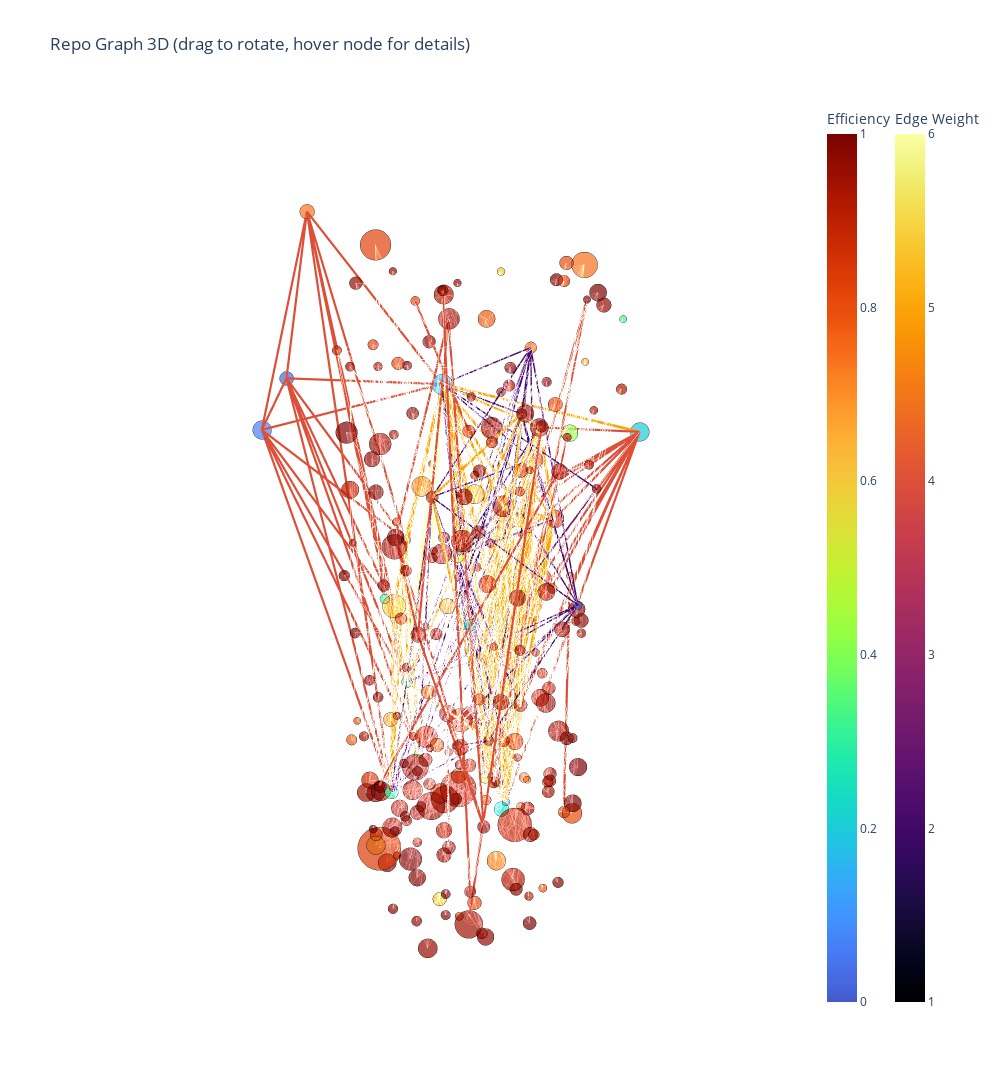

The notebook cell this image was saved under:
### Code cell
import networkx as nx
import numpy as np
from collections import defaultdict
import random
import plotly.graph_objects as go
import matplotlib.pyplot as plt
from matplotlib.colors import LinearSegmentedColormap


# ---------- 0. matplotlib colormap -> plotly colorscale ----------
def mpl_to_plotly(cmap, n=256):
    xs = np.linspace(0, 1, n)
    colors = cmap(xs)
    scale = []
    for x, (r, g, b, a) in zip(xs, colors):
        scale.append([float(x),
                      f"rgb({int(r*255)},{int(g*255)},{int(b*255)})"])
    return scale

# colormap：turbo 
base = plt.cm.turbo
colors_turbo = base(np.linspace(0.1, 1.00, 256))
turbo_green_red = LinearSegmentedColormap.from_list(
    "turbo_green_red", colors_turbo
)
node_colorscale = mpl_to_plotly(turbo_green_red)

# edge inferno（
edge_cmap = plt.cm.inferno
edge_colorscale = mpl_to_plotly(edge_cmap)

# ---------- 1. setting 3d point position ----------
pos2d = nx.spring_layout(G, seed=42, k=1.0, iterations=75)

pos3d = {}
for n, (x, y) in pos2d.items():
    z = np.random.uniform(-1, 1)  # z 
    pos3d[n] = (x, y, z)

# ---------- 2. setting edge for display, the edge number is too big, for edge with weight 5, we are randomly displaying 5 for each node ----------
edges_data = list(G.edges(data=True))

strong_edges = []             # weight >= 2
weak_incident = defaultdict(list)
edge_attr = {}

for u, v, d in edges_data:
    w = d.get("weight", 1)
    key = tuple(sorted((u, v)))
    edge_attr[key] = (u, v, d)

    if w >= 2:
        strong_edges.append((u, v, d))
    elif w == 1:
        weak_incident[u].append(key)
        weak_incident[v].append(key)

chosen_weak_keys = set()
max_weak_per_node = 5
random.seed(42)

for node, edge_keys in weak_incident.items():
    if len(edge_keys) <= max_weak_per_node:
        chosen = edge_keys
    else:
        chosen = random.sample(edge_keys, max_weak_per_node)
    chosen_weak_keys.update(chosen)

weak_edges_selected = [edge_attr[key] for key in chosen_weak_keys]

# ---------- 3. normalize edge weight for coloring ----------
all_w = np.array([d.get("weight", 1) for _, _, d in edges_data])
w_min, w_max = all_w.min(), all_w.max()

def norm_w(w):
    return (w - w_min) / (w_max - w_min + 1e-9)

# ---------- 4. weak edge trace（ 3D trace） ----------
edge_x_weak, edge_y_weak, edge_z_weak = [], [], []

for u, v, d in weak_edges_selected:
    x0, y0, z0 = pos3d[u]
    x1, y1, z1 = pos3d[v]
    edge_x_weak += [x0, x1, None]
    edge_y_weak += [y0, y1, None]
    edge_z_weak += [z0, z1, None]

edge_trace_weak = go.Scatter3d(
    x=edge_x_weak,
    y=edge_y_weak,
    z=edge_z_weak,
    mode='lines',
    line=dict(width=1, color='rgba(200,200,200,0.25)'),
    hoverinfo='none',
    showlegend=False
)

# ---------- 5. strong edge trace：3D  ----------
strong_edge_traces = []

for u, v, d in strong_edges:
    x0, y0, z0 = pos3d[u]
    x1, y1, z1 = pos3d[v]
    w = d.get("weight", 1)
    nw = norm_w(w)

    rgba = edge_cmap(nw)
    color_str = f"rgba({int(rgba[0]*255)},{int(rgba[1]*255)},{int(rgba[2]*255)},{rgba[3]:.2f})"

    trace = go.Scatter3d(
        x=[x0, x1],
        y=[y0, y1],
        z=[z0, z1],
        mode='lines',
        line=dict(
            width=2.0 + 4 * nw,
            color=color_str
        ),
        hoverinfo='none',
        showlegend=False
    )
    strong_edge_traces.append(trace)

# ---------- 6. node  ----------
nodes = list(G.nodes())
x_nodes = [pos3d[n][0] for n in nodes]
y_nodes = [pos3d[n][1] for n in nodes]
z_nodes = [pos3d[n][2] for n in nodes]

eff = np.array([G.nodes[n].get("Efficiency", 0) for n in nodes])
e_min, e_max = eff.min(), eff.max()
norm_eff = (eff - e_min) / (e_max - e_min + 1e-9)
gamma = 0.8
norm_eff_adj = norm_eff ** gamma   # 0~1，

pop = np.array([G.nodes[n].get("Popularity", 0) for n in nodes])
pop_scaled = 5 + 25 * (pop - pop.min()) / (pop.max() - pop.min() + 1e-9)

hover_text = [
    f"id: {n}<br>Efficiency: {G.nodes[n].get('Efficiency', 0):.2f}"
    f"<br>Popularity: {G.nodes[n].get('Popularity', 0):.2f}"
    for n in nodes
]

# ---------- 7. nodes 3D trace ----------
node_trace = go.Scatter3d(
    x=x_nodes,
    y=y_nodes,
    z=z_nodes,
    mode='markers',
    hoverinfo='text',
    text=hover_text,
    marker=dict(
        size=pop_scaled,
        color=norm_eff_adj,           # 0~1
        colorscale=node_colorscale,   # 浅绿 -> 红
        cmin=0, cmax=1,
        line=dict(width=0.5, color='black'),
        colorbar=dict(
            title="Efficiency",
            x=1.08
        )
    ),
    showlegend=False
)

# Edge Weight 
edge_colorbar_dummy = go.Scatter3d(
    x=[None],
    y=[None],
    z=[None],
    mode='markers',
    marker=dict(
        size=0,
        color=[w_min, w_max],
        colorscale=edge_colorscale,
        cmin=w_min,
        cmax=w_max,
        colorbar=dict(
            title="Edge Weight",
            x=1.18
        )
    ),
    showlegend=False,
    hoverinfo='none'
)

# ---------- 8. all trace ----------
data = [edge_trace_weak] + strong_edge_traces + [node_trace, edge_colorbar_dummy]

fig = go.Figure(data=data)

fig.update_layout(
    width=1000,
    height=1600,
    title="Repo Graph 3D (drag to rotate, hover node for details)",
    showlegend=False,
    scene=dict(
        xaxis=dict(showbackground=False, visible=False),
        yaxis=dict(showbackground=False, visible=False),
        zaxis=dict(showbackground=False, visible=False),
        aspectmode='data'
    ),
)

fig.show()
